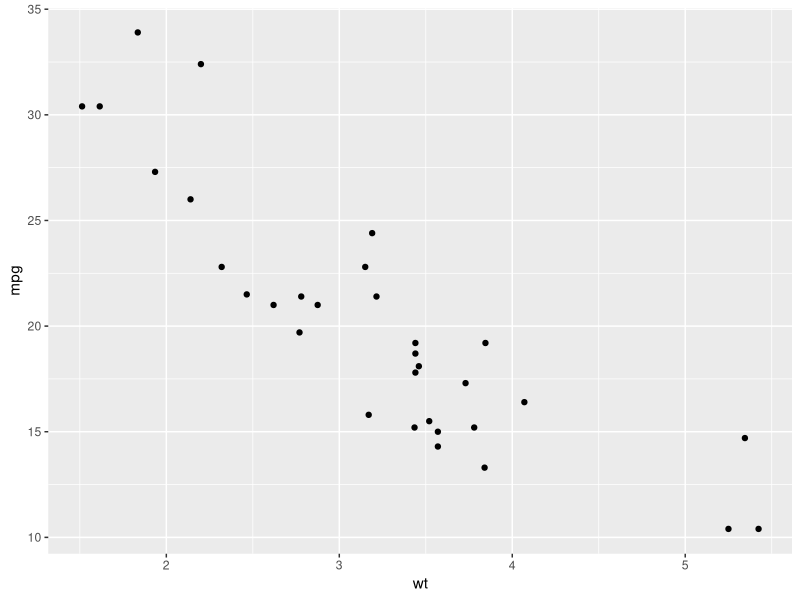
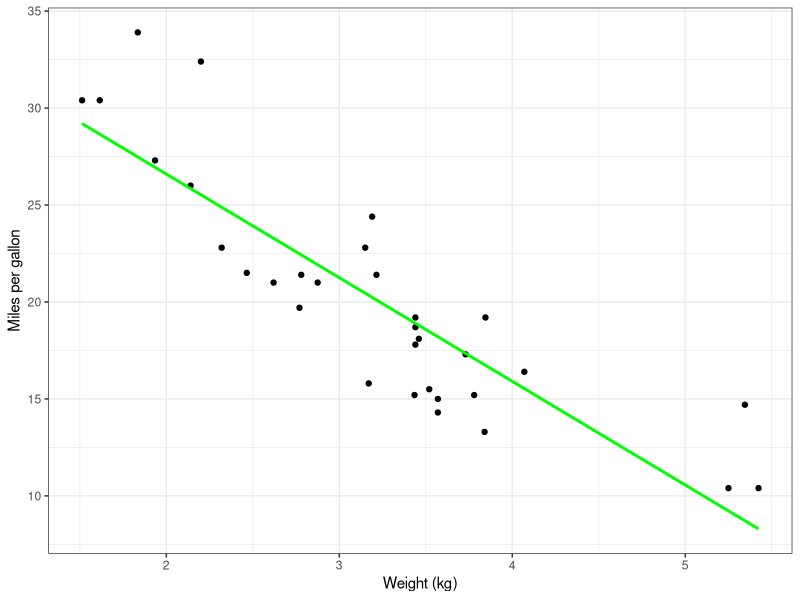
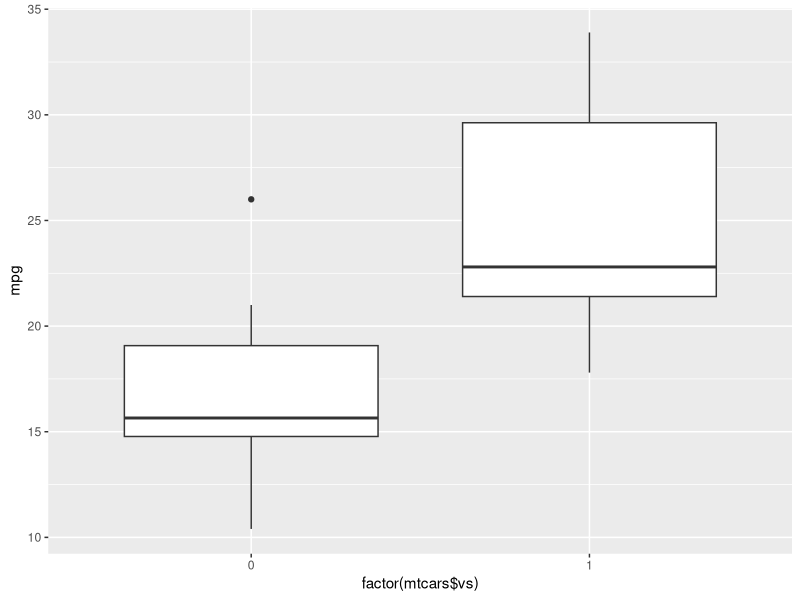
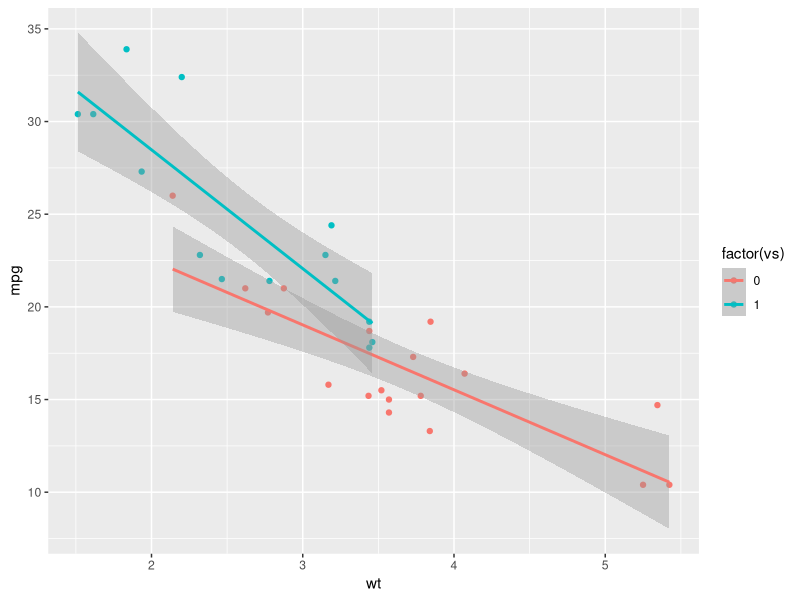

Reproduce these figures in R, in order.
#intro to stat
library(ggplot2)
library(MASS)
?mtcars #what is in the data
mtcars

#using ggplot for visualizing the relationship between wt and mpg
ggplot(mtcars, mapping=aes(x=wt, y=mpg))+
  geom_point()

#using linear regression
lm(mpg~wt, data=mtcars)

#worflow: fit the model
lm.fit=lm(mpg~wt, data=mtcars)
summary(lm.fit)

#display best fit line on ggplot
ggplot(mtcars, mapping=aes(x=wt, y=mpg))+
  geom_point()+
  geom_smooth(method ="lm",color="green", se=F)+ #se=F remove the confidence interval shade. method = lm means linear model, you can also use "loess" which means local regression
  theme_bw() +
  xlab("Weight (kg)")+
  ylab("Miles per gallon")


#GLM as generalized linear model
glm.fit= glm(mpg~wt, data = mtcars, family=gaussian)
summary(glm.fit)


#let's use the "vs" variable
class(mtcars$vs)
class(factor(mtcars$vs))
ggplot(data=mtcars, mapping = aes(x=factor(mtcars$vs), y=mpg))+
  geom_boxplot()

#running ANOVA
aov(mpg~factor(mtcars$vs), data = mtcars)

aov.fit = aov(mpg~factor(mtcars$vs), data = mtcars)
summary(aov.fit)

lm.fit2 = lm(mpg~factor(mtcars$vs), data = mtcars)
summary(lm.fit2)

#You can call anova result from lm
anova(lm.fit2)
lm.fit3=lm(mpg~wt+factor(vs), data = mtcars)
anova(lm.fit3)

#interaction effect between two variables
lm.fit3=lm(mpg~wt*factor(vs), data = mtcars)
anova(lm.fit3)

#lets look at the interaction effect graphically
ggplot(data=mtcars, mapping = aes(x=wt, y=mpg, color = factor(vs)))+
  geom_point()+
  geom_smooth(method = "lm")
